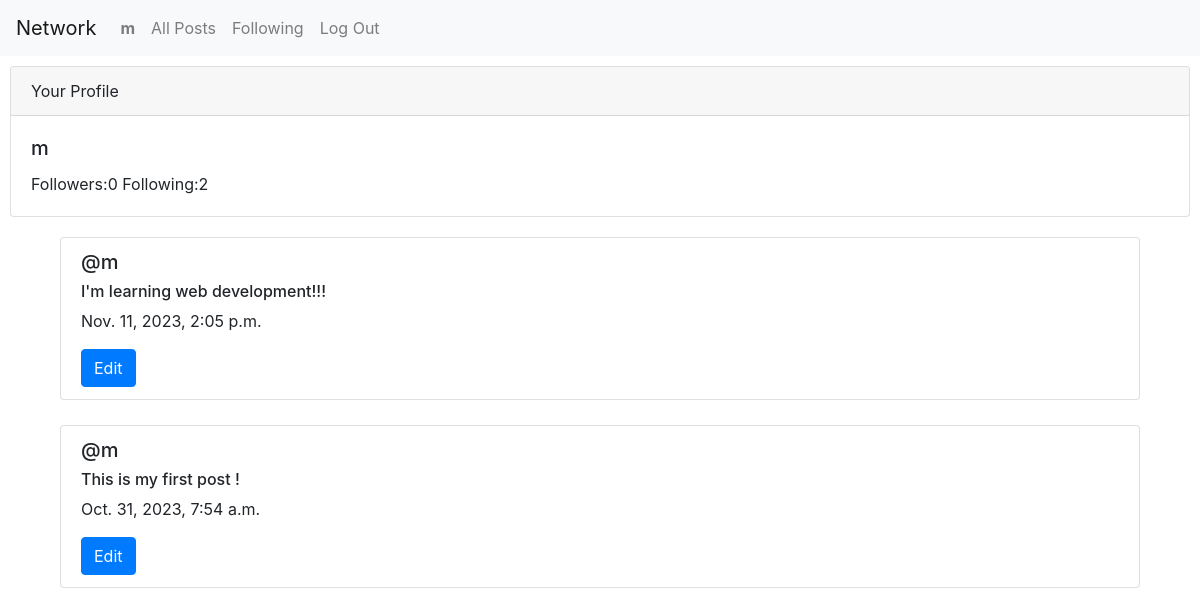
/profile/2 (signed in), run on the app's committed database.
### network/models.py (models this page shows, shortened)
class User(AbstractUser):
    pass

class post(models.Model):
    content = models.CharField(max_length=500)
    author = models.ForeignKey(User, on_delete=models.CASCADE, related_name="author")
    timestamp = models.DateTimeField(auto_now_add=True)

### network/views.py (the view)
# urls.py: path("profile/<int:id>", views.profile, name="profile"),
def profile(request, id):
    c_user = User.objects.get(pk=id)
    isuser = request.user == c_user
    if_following = follow.objects.filter(user=request.user, following=c_user)
    following = follow.objects.filter(user=c_user).count()
    follower =  follow.objects.filter(following=c_user).count()
    posts = post.objects.filter(author = id).order_by("timestamp").reverse()
    return render(request, "network/profile.html",{
        "posts" : posts,
        "c_user" : c_user,
        "isuser" : isuser,
        "following" : following,
        "follower" : follower,
        "if_following" : if_following
    })

### network/templates/network/profile.html (shortened to what this page needs)
{% extends "network/layout.html" %}
{% block body %}
    <div class="card" style="margin: 10px;">
        <div class="card-header">Your Profile</div>
        <div class="card-body">
        <h5 class="card-title">{{ c_user }}</h5>
        <p class="card-text">Followers:{{ follower }}  Following:{{ following }}</p>
        </div>
    </div>
    {% for p in posts %}
    <div class="list-group" style="margin: 5px 50px;">
        <div class="list-group-item" style="margin: 10px;">
            <h5>@{{ p.author }}</h5>
            <h6>{{ p.content }}</h6>
            <p>{{ p.timestamp }}</p>
            {% if isuser %}
                <div><a href="#" class="btn btn-primary" data-toggle="modal" data-target="#edit_modal_{{ p.id }}">Edit</a></div>
            {% endif %}
        </div>
    </div>
    {% endfor %}
{% endblock %}

### network/templates/network/layout.html (shortened to what this page needs)
{% load static %}
<!DOCTYPE html>
<html lang="en">
    <head>
        <link rel="stylesheet" href="https://stackpath.bootstrapcdn.com/bootstrap/4.4.1/css/bootstrap.min.css">
        <link href="{% static 'network/styles.css' %}" rel="stylesheet">
    </head>
    <body>
        <nav class="navbar navbar-expand-lg navbar-light bg-light">
            <a class="navbar-brand" href="#">Network</a>
            <div>
              <ul class="navbar-nav mr-auto">
                {% if user.is_authenticated %}
                    <li class="nav-item">
                        <a class="nav-link" href="{% url 'profile' id=user.id %}"><strong>{{ user.username }}</strong></a>
                    </li>
                {% endif %}
                <li class="nav-item">
                    <a class="nav-link" id="allposts" href="{% url 'index' %}">All Posts</a>
                </li>
                {% if user.is_authenticated %}
                    <li class="nav-item">
                        <a class="nav-link" href="{% url 'f_page' %}">Following</a>
                    </li>
                    <li class="nav-item">
                        <a class="nav-link" href="{% url 'logout' %}">Log Out</a>
                    </li>
                {% endif %}
              </ul>
            </div>
          </nav>
        <div class="body">
            {% block body %}
            {% endblock %}
        </div>
    </body>
</html>

### data on the page
User: username "m"
post: author "m", content "I'm learning web development!!!", timestamp "Nov. 11, 2023, 2:05 p.m."
post: author "m", content "This is my first post !", timestamp "Oct. 31, 2023, 7:54 a.m."

### other printed values
{{ follower }} "0"
{{ following }} "2"
